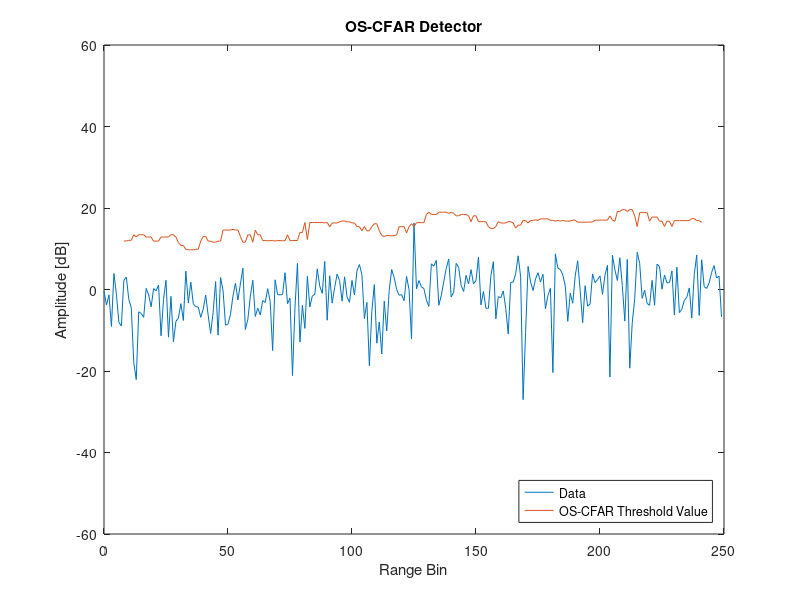

Here is the MATLAB script that generated this plot:
%% File information
% Written by M. Y. Martin (MRTMOG014)
% EEE4022S (2018)
% OS_CFAR_Threshold.m: Simulate OS-CFAR detector with Gaussian data

%% OS-CFAR detector
clc;
close all;
clear;

% define inputs and parameters
D = 250;                                % length of data; number of samples
N = 16;                                 % length of window
Np = 1;                                 % number of pulses
j = 1i;                                 % use j as sqrt(-1)
PFA = 10^-6;                            % desired PFA
SNRdB = 20;                             % SNR in Decibels
SNR = 10^(SNRdB/10);                    % Decibels to linear SNR
k = round(3*N/4);                       % k-factor for OS-CFAR

% include multiple targets
t = 1;                                  % number of targets and interfering targets (max 3); default is 1

% include clutter edge
v = 2;                                  % variance of noise in clutter edge; v = 1 => no clutter edge (default)
d = -1;                                  % number of samples from centre to clutter edge start (distance)

% 1xD matrix of complex Gaussian noise: (I + jQ)/sqrt(2); v scales second part => clutter edge
noise = [((randn(1,(D/2) + d) + j.*randn(1,(D/2) + d))/sqrt(2)),(sqrt(v)*(randn(1,(D/2) - d) + j.*randn(1,(D/2) - d))/sqrt(2))];
    
% insert target(s)
target_voltage = sqrt(SNR);
target_signal = target_voltage*(randn(1,t) + j.*randn(1,t))/sqrt(2);
signal1 = noise; % noise only; H0
for y = 0:(t - 1)   % update signal with targets from centre of data at intervals of 3 samples
    signal1((D/2) + 1 + 3*y) = signal1((D/2) + 1 + 3*y) + target_signal(y + 1);  % H1
end

% square law detector after target is added
signal = abs(signal1).^2;

% compute OS-CFAR interference statistic 'g'
g = zeros(D,1);
for CUT = (N/2 + 1):1:(D - N/2)    % first N/2 and last N/2 samples in signal will NOT become the CUT (eg. 9 to 392)
    Window_sorted = sort([signal((CUT - N/2):(CUT - 1)) signal((CUT + 1):(CUT + N/2))]);    % sort N reference window samples in ascending order
    g(CUT) = Window_sorted(k);
end

% compute OS-CFAR constant 'a' for desired PFA
PFA_error = inf;

for a_temp = 0:0.0001:25
    PFA_temp = 1;
    for i = 0:(k - 1)
        PFA_temp = PFA_temp*(N - i)/(N - i + a_temp);
    end
    if abs(PFA_temp - PFA) < PFA_error
        a = a_temp;
        PFA_error = abs(PFA_temp - PFA);
    end
end

% compute detection threshold 'T'
T = a.*g;

% plot the threshold and noise
x = 0:(D - 1); % x-axis sample number
figure;
plot(x,10*log10(signal),x,10*log10(T));
xlabel('Range Bin');
ylabel('Amplitude [dB]');
ylim([-60 60]);
title('OS-CFAR Detector');
lgd = legend('Data','OS-CFAR Threshold Value');
set(lgd,'Location','SouthEast');
